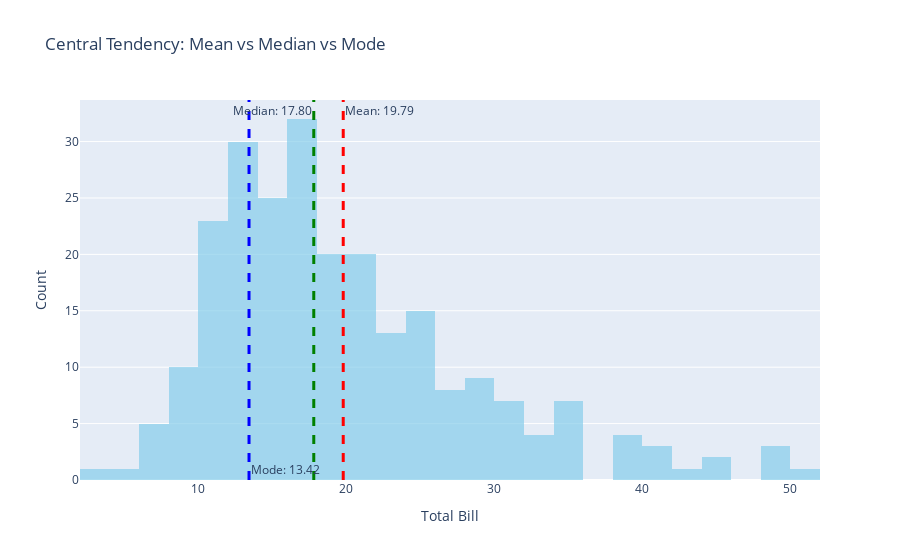

The notebook cell saved with this chart:
### Code cell
# Interactive Visualization: Central Tendency
mean_val = df['total_bill'].mean()
median_val = df['total_bill'].median()
mode_val = df['total_bill'].mode()[0]

fig = go.Figure()
fig.add_trace(go.Histogram(x=df['total_bill'], name='Total Bill', opacity=0.7, marker_color='skyblue'))
fig.add_vline(x=mean_val, line_width=3, line_dash="dash", line_color="red", annotation_text=f"Mean: {mean_val:.2f}", annotation_position="top right")
fig.add_vline(x=median_val, line_width=3, line_dash="dash", line_color="green", annotation_text=f"Median: {median_val:.2f}", annotation_position="top left")
fig.add_vline(x=mode_val, line_width=3, line_dash="dash", line_color="blue", annotation_text=f"Mode: {mode_val:.2f}", annotation_position="bottom right")
fig.update_layout(title="Central Tendency: Mean vs Median vs Mode", xaxis_title="Total Bill", yaxis_title="Count")
fig.show()

### Figure 1 — Plotly figure (JSON) as saved in the notebook; plotly's stock layout.template omitted (floating-point values rounded to 4 significant figures; data arrays with more than 128 entries replaced by an {"elided": "..."} marker saying what was removed)
{"data": [{"marker": {"color": "skyblue"}, "name": "Total Bill", "opacity": 0.7, "type": "histogram", "x": {"elided": "244 float values"}}], "layout": {"annotations": [{"showarrow": false, "text": "Mean: 19.79", "x": 19.79, "xanchor": "left", "xref": "x", "y": 1, "yanchor": "top", "yref": "y domain"}, {"showarrow": false, "text": "Median: 17.80", "x": 17.8, "xanchor": "right", "xref": "x", "y": 1, "yanchor": "top", "yref": "y domain"}, {"showarrow": false, "text": "Mode: 13.42", "x": 13.42, "xanchor": "left", "xref": "x", "y": 0, "yanchor": "bottom", "yref": "y domain"}], "shapes": [{"line": {"color": "red", "dash": "dash", "width": 3}, "type": "line", "x0": 19.79, "x1": 19.79, "xref": "x", "y0": 0, "y1": 1, "yref": "y domain"}, {"line": {"color": "green", "dash": "dash", "width": 3}, "type": "line", "x0": 17.8, "x1": 17.8, "xref": "x", "y0": 0, "y1": 1, "yref": "y domain"}, {"line": {"color": "blue", "dash": "dash", "width": 3}, "type": "line", "x0": 13.42, "x1": 13.42, "xref": "x", "y0": 0, "y1": 1, "yref": "y domain"}], "title": {"text": "Central Tendency: Mean vs Median vs Mode"}, "xaxis": {"title": {"text": "Total Bill"}}, "yaxis": {"title": {"text": "Count"}}}}
